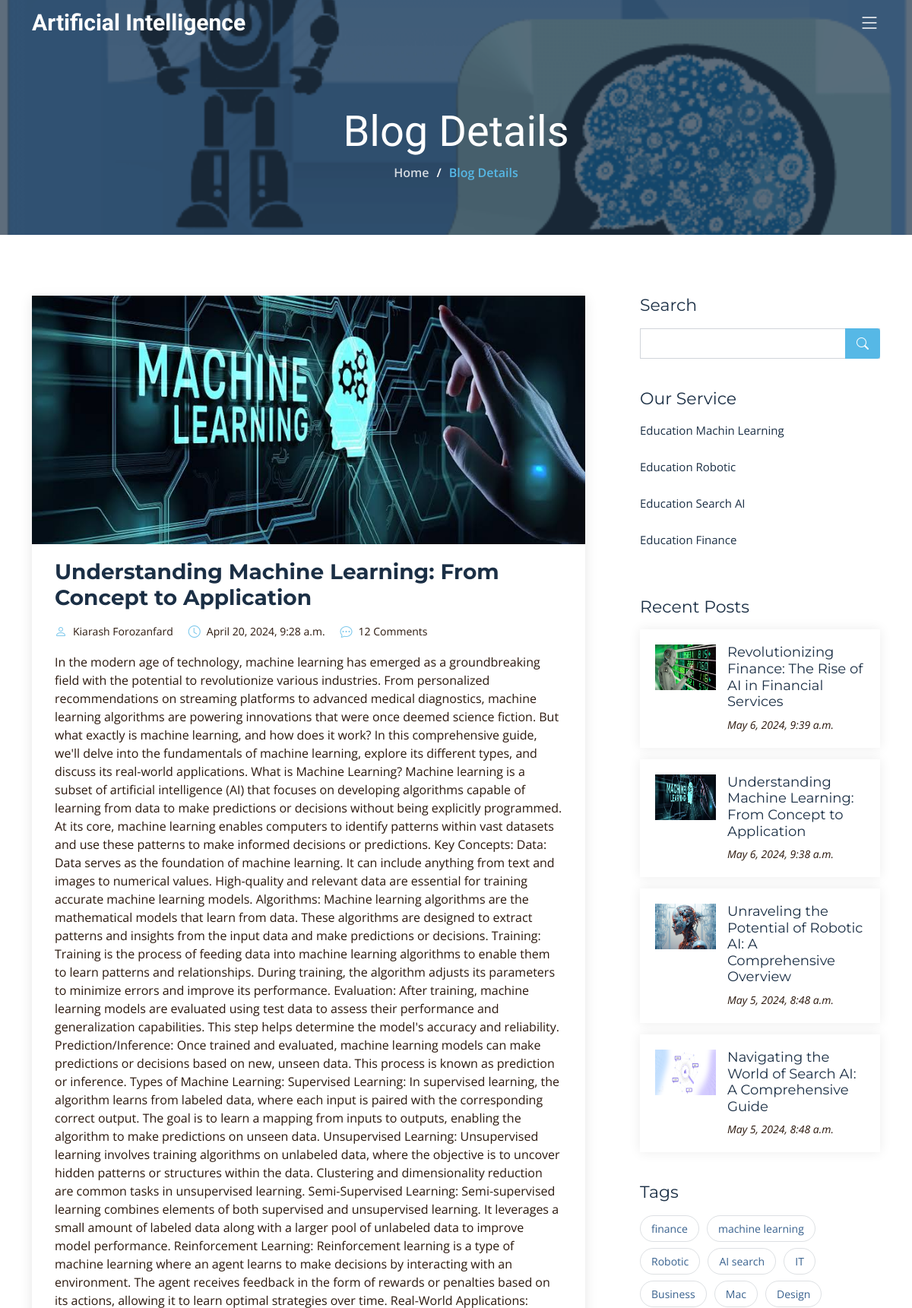
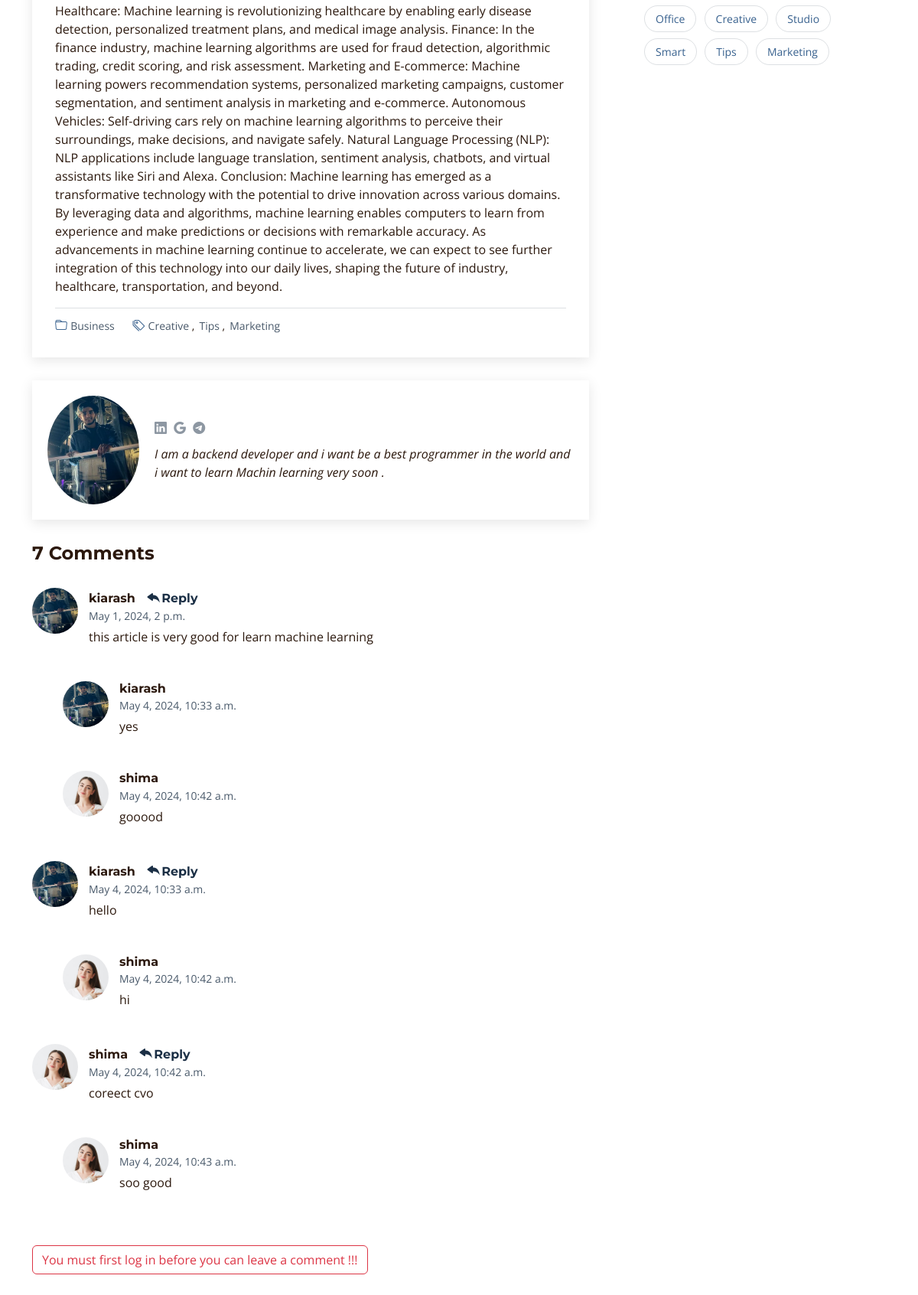
Page /blog/detail/machine-learning-blog on the committed database (2 pictures, top to bottom).
### blog/models.py (models this page shows, shortened)
class Article(models.Model):
    author = models.ForeignKey(User, on_delete=models.CASCADE)
    title = models.CharField(max_length=100)
    description = models.TextField()
    image = models.ImageField(upload_to='images/blogs')
    image_list = models.ImageField(upload_to='images/blogs', blank=True, null=True)
    slug = models.SlugField(unique=True)
    created_at = models.DateTimeField(auto_now_add=True)
    updated_at = models.DateTimeField(auto_now=True)
    short_name = models.CharField(max_length=25, blank=True, null=True)

class Comment(models.Model):
    post = models.ForeignKey(Article, on_delete=models.CASCADE, related_name='comments')
    parent = models.ForeignKey('self', on_delete=models.CASCADE, null=True, blank=True, related_name='replies')
    body = models.TextField()
    user = models.ForeignKey(User, on_delete=models.CASCADE, related_name='comments', null=True, blank=True)
    create_on = models.DateTimeField(auto_now_add=True, verbose_name="Created On")
    active = models.BooleanField(default=False)
    class Meta:
        ordering = ['create_on']

### home/models.py (models this page shows, shortened)
class Profile(models.Model):
    user = models.OneToOneField(User, on_delete=models.CASCADE, related_name='profiles')
    image = models.ImageField(upload_to='profile_images/')
    about_me = models.TextField()
    skills = models.CharField(max_length=50, choices=SKILLS_CHOICES)
    linkedin = models.URLField(max_length=200, blank=True, null=True)
    telegram = models.CharField(max_length=50, blank=True, null=True)
    whatsapp = models.CharField(max_length=20, blank=True, null=True)
    gmail = models.EmailField(max_length=100, blank=True, null=True)
    created_at = models.DateTimeField(auto_now_add=True)
    birthday = BirthdayField()
    objects = BirthdayManager()

class OurService(models.Model):
    title = models.CharField(max_length=100)
    description = models.TextField()
    date = models.DateTimeField(auto_now_add=True)
    image = models.ImageField(upload_to='home/services/image', blank=True, null=True)

### blog/views.py (the view, shortened to what this page needs)
class BlogDetailClassView(DetailView):
    model = Article
    template_name = 'Article_detail.html'
    def get_context_data(self, **kwargs):
        context = super().get_context_data(**kwargs)
        article = self.get_object()
        context['profile'] = get_object_or_404(Profile, user=article.author)
        context['comment_form'] = CommentForm()
        context['parent_comment_id'] = self.request.GET.get('parent_comment_id')  # Pass parent_comment_id to template
        return context

### blog/forms.py
class CommentForm(forms.ModelForm):
    class Meta:
        model = Comment
        fields = ['body']
        widgets = {
            'body': forms.Textarea(attrs={'placeholder': 'Your comment here'}),
        }

### context_processors/contex_processors.py (called while the page is built)
def recent_articles(request):
    recent_articles = Article.objects.order_by('-updated_at')
    our_service = OurService.objects.all()
    return {'recent_article': recent_articles, 'our_service': our_service}

### blog/templates/Article_detail.html (shortened to what this page needs)
    {% extends 'base.html' %}
    {% load static %}
    {% block contact %}
        <main id="main">
            <div class="breadcrumbs d-flex align-items-center"
                 style="background-image: url('{{ object.image_list.url }}');">
                <div class="container position-relative d-flex flex-column align-items-center">
                    <h2>Blog Details</h2>
                    <ol>
                        <li><a href="{% url 'home_app:index' %}">Home</a></li>
                        <li>Blog Details</li>
                    </ol>
                </div>
            </div>
            <section id="blog" class="blog">
                <div class="container" data-aos="fade-up">
                    <div class="row g-5">
                        <div class="col-lg-8" data-aos="fade-up" data-aos-delay="200">
                            <article class="blog-details">
                                <div class="post-img">
                                    <img src="{{ object.image.url }}" alt="" class="img-fluid">
                                </div>
                                <h2 class="title">{{ object.title }}</h2>
                                <div class="meta-top">
                                    <ul>
                                        <li class="d-flex align-items-center"><i class="bi bi-person"></i> <a
                                                href="blog-details.html">{{ object.author.get_full_name }}</a></li>
                                        <li class="d-flex align-items-center"><i class="bi bi-clock"></i> <a
                                                href="blog-details.html">{{ object.created_at }}</a></li>
                                        <li class="d-flex align-items-center"><i class="bi bi-chat-dots"></i> <a
                                                href="blog-details.html">12 Comments</a></li>
                                    </ul>
                                </div>
                                <div class="content">
                                    <p>{{ object.description }}</p>
                                </div>
                                <div class="meta-bottom">
                                    <i class="bi bi-folder"></i>
                                    <ul class="cats">
                                        <li><a href="#">Business</a></li>
                                    </ul>
                                    <i class="bi bi-tags"></i>
                                    <ul class="tags">
                                        <li><a href="#">Creative</a></li>
                                        <li><a href="#">Tips</a></li>
                                        <li><a href="#">Marketing</a></li>
                                    </ul>
                                </div>
                            </article>
                            <div class="post-author d-flex align-items-center">
                                <img src="{{ profile.image.url }}" class="rounded-circle flex-shrink-0" alt="">
                                <div>
                                    <div class="social-links">
                                        <a href="{{ profile.linkedin }}"><i class=" bi bi-linkedin"></i></a>
                                        <a href="{{ profile.gmail }}"><i class=" bi bi-google"></i></a>
                                        <a href="{{ profile.telegram }}"><i class="biu bi-telegram"></i></a>
                                    </div>
                                    <p>
                                        {{ profile.about_me }}
                                    </p>
                                </div>
                            </div>
                            {% include 'includes/comment.html' with article=object %}
                        </div>
                    {% include 'includes/sidebar.html' %}
                    </div>
                </div>
            </section>
        </main>
    {% endblock %}

### templates/includes/comment.html (shortened to what this page needs)
{% load static %}
<div class="comments">
    <h4 class="comments-count">{{ article.comments.all.count }} Comments</h4>
    {% for comment in article.comments.all %}
        <div id="comment-{{ comment.id }}" class="comment">
            {% if comment.parent is None %}
                <div class="d-flex">
                    <div class="comment-img">
                        {% if comment.user.profiles.image %}
                            <img class="rounded-circle" style="width: 60px; height: 60px;"
                                 src="{{ comment.user.profiles.image.url }}" alt="User Image">
                        {% else %}
                            <img class="rounded-circle" style="width: 60px; height: 60px;"
                                 src="{% static 'assets/img/default.jpg' %}" alt="Default Image">
                        {% endif %}
                    </div>
                    <div>
                        <h5><a href="#">{{ comment.user.username }}</a> <a onclick="set_value({{ comment.id }})"
                                                                           class="reply"><i
                                class="bi bi-reply-fill"></i>Reply</a></h5>
                        <time datetime="{{ comment.create_on }}">{{ comment.create_on }}</time>
                        <p>{{ comment.body }}</p>
                    </div>
                </div>
                {% for reply in comment.replies.all %}
                    <div id="comment-reply-{{ reply.id }}" class="comment comment-reply">
                        <div class="d-flex">
                            <div class="comment-img">
                                {% if reply.user.profiles.image %}
                                    <img class="rounded-circle" style="width: 60px; height: 60px;"
                                         src="{{ reply.user.profiles.image.url }}" alt="User Image">
                                {% else %}
                                    <img class="rounded-circle" style="width: 60px; height: 60px;"
                                         src="{% static 'assets/img/default.jpg' %}" alt="Default Image">
                                {% endif %}
                            </div>
                            <div>
                                <h5><a href="#">{{ reply.user.username }}</a></h5>
                                <time datetime="{{ reply.create_on }}">{{ reply.create_on }}</time>
                                <p>{{ reply.body }}</p>
                            </div>
                        </div>
                    </div>
                {% endfor %}
            {% endif %}
        </div>
    {% endfor %}
    {% if user.is_authenticated %}
        <div class="reply-form">
            <h4>Leave your comment</h4>
            <p>Your email address will not be published. Required fields are marked </p>
            <form action="" method="post">
                {% csrf_token %}
                <div>
                    <input type="hidden" name="parent_comment_id" id="parent_comment_id" value="">
                </div>
                <div class="row">
                    <div class="col form-group">
                        <textarea name="body" id="body" class="form-control" placeholder="Your Comment"
                                  required></textarea>
                    </div>
                </div>
                <button type="submit" class="btn btn-primary">Post Comment</button>
            </form>
        </div>
    {% else %}
        <br>
        <div>
            <a class="btn btn-outline-danger" href="http://127.0.0.1:8000/admin/">You must first log in before you can
                leave a comment !!!</a>
        </div>
    {% endif %}
</div>

### templates/includes/sidebar.html
{% load static %}
<div class="col-lg-4" data-aos="fade-up" data-aos-delay="400">
    <div class="sidebar ps-lg-4">
        <div class="sidebar-item search-form">
            <h3 class="sidebar-title">Search</h3>
            <form action="{% url 'blog-app:search' %}" class="mt-3">
                <input type="text" name="q" autocomplete="on">
                <button type="submit"><i class="bi bi-search"></i></button>
            </form>
        </div>
        <div class="sidebar-item categories">
            <h3 class="sidebar-title">Our Service</h3>
            <ul class="mt-3">
                {% for our_ in our_service %}
                    <li><a href="{% url 'home_app:index' %}">{{ our_.title }} <span></span></a></li>
                    <br>
                {% endfor %}
            </ul>
        </div>
        <div class="sidebar-item recent-posts">
            <h3 class="sidebar-title">Recent Posts</h3>
            <div class="mt-3">
                {% for recent in recent_article %}
                    <div class="post-item">
                        <img style="width: 80px ; height: 60px" src="{{ recent.image.url }}" alt=""
                             class="flex-shrink-0">
                        <div>
                            <h4><a href="{% url 'blog-app:detail-page-blog' recent.slug %}">{{ recent.title }}</a></h4>
                            <time datetime="2020-01-01">{{ recent.updated_at }}</time>
                        </div>
                    </div>
                {% endfor %}
            </div>
        </div>
        <div class="sidebar-item tags">
            <h3 class="sidebar-title">Tags</h3>
            <ul class="mt-3">
                {% for recent_article in recent_article %}
                	<li><a href="{% url 'blog-app:detail-page-blog' recent_article.slug %}">{{ recent_article.short_name }}</a></li>
                {% endfor %}
                <li><a href="#">IT</a></li>
                <li><a href="#">Business</a></li>
                <li><a href="#">Mac</a></li>
                <li><a href="#">Design</a></li>
                <li><a href="#">Office</a></li>
                <li><a href="#">Creative</a></li>
                <li><a href="#">Studio</a></li>
                <li><a href="#">Smart</a></li>
                <li><a href="#">Tips</a></li>
                <li><a href="#">Marketing</a></li>
            </ul>
        </div>
    </div>
</div>

### rows in the picture
Article: image_list (picture), image (picture), title "Understanding Machine Learning: From Concept to Application", author.get_full_name "Kiarash Forozanfard", created_at "April 20, 2024, 9:28 a.m.", description "In the modern age of technology, machine learning has emerged as a groundbreaking field with the potential to revolutionize various industries. From personalized recommendations on streaming platforms to advanced medical diagnostics, machine learning algorithms are powering innovations that were once deemed science fiction. But what exactly is machine learning, and how does it work? In this comprehensive guide, we'll delve into the fundamentals of machine learning, explore its different types, and discuss its real-world applications. What is Machine Learning? Machine learning is a subset of artificial intelligence (AI) that focuses on developing algorithms capable of learning from data to…", comments.all.count "7", updated_at "May 6, 2024, 9:38 a.m.", short_name "machine learning"
Profile: image (picture), about_me "I am a backend developer and i want be a best programmer in the world and i want to learn Machin learning very soon ."
Comment: user.profiles.image (picture), user.username "kiarash", create_on "May 1, 2024, 2 p.m.", body "this article is very good for learn machine learning"
Comment: user.profiles.image (picture), user.username "kiarash", create_on "May 4, 2024, 10:33 a.m.", body "yes"
Comment: user.profiles.image (picture), user.username "shima", create_on "May 4, 2024, 10:42 a.m.", body "gooood"
Comment: user.profiles.image (picture), user.username "kiarash", create_on "May 4, 2024, 10:33 a.m.", body "hello"
Comment: user.profiles.image (picture), user.username "shima", create_on "May 4, 2024, 10:42 a.m.", body "hi"
Comment: user.profiles.image (picture), user.username "shima", create_on "May 4, 2024, 10:42 a.m.", body "coreect cvo"
Comment: user.profiles.image (picture), user.username "shima", create_on "May 4, 2024, 10:43 a.m.", body "soo good"
OurService: title "Education Machin Learning"
OurService: title "Education Robotic"
OurService: title "Education Search AI"
OurService: title "Education Finance"
Article: image (picture), title "Revolutionizing Finance: The Rise of AI in Financial Services", updated_at "May 6, 2024, 9:39 a.m.", short_name "finance"
Article: image (picture), title "Unraveling the Potential of Robotic AI: A Comprehensive Overview", updated_at "May 5, 2024, 8:48 a.m.", short_name "Robotic"
Article: image (picture), title "Navigating the World of Search AI: A Comprehensive Guide", updated_at "May 5, 2024, 8:48 a.m.", short_name "AI search"
